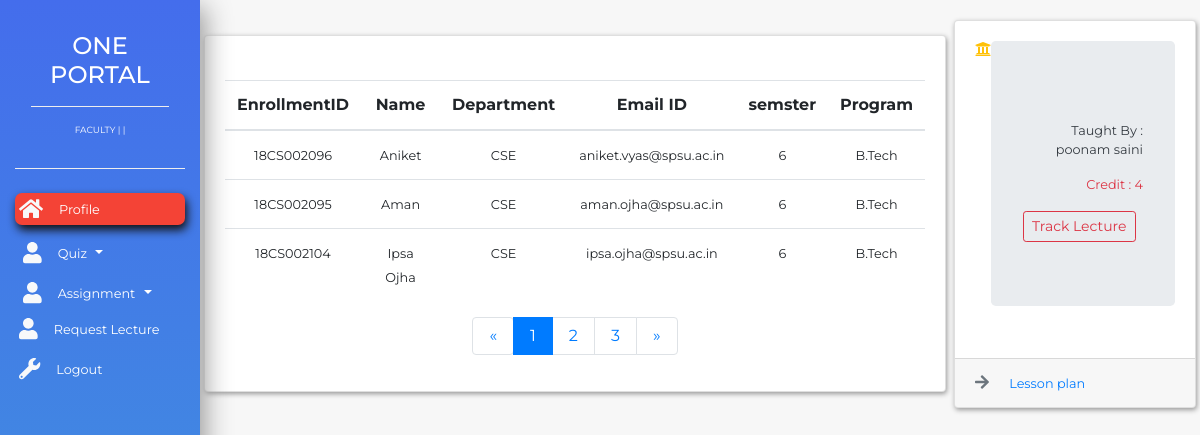
Screenshot of /academic/ASSTPROF/lecture/1/view with the database file from the repository.
### academics/models.py (models this page shows, shortened)
class lectureEnrollment(models.Model):
    id = models.AutoField(primary_key=True)
    lecture = models.ForeignKey('subjects',on_delete=models.CASCADE)
    student = models.ForeignKey('stud_details',on_delete=models.CASCADE)
    def __str__(self):
        return self.student.FullName + " of "+ str(self.student.currentSemester) + " sem Enrolled in " + self.lecture.subjectName

class stud_details(models.Model):#Student Information
    id = models.AutoField(primary_key=True)
    EnrollmentNumber = models.CharField(max_length=10)
    FullName = models.CharField(max_length=100)
    Department = models.ForeignKey('Department',on_delete=models.CASCADE)
    program = models.ForeignKey('program',on_delete=models.CASCADE)
    BatchYear = models.CharField(max_length=10)
    UniversityEmailID = models.CharField(max_length=100)
    PersonalEmailID = models.CharField(max_length=100)
    Phone = models.BigIntegerField()
    currentSemester = models.IntegerField(blank=True)
    StreetAddress = models.CharField(max_length=100)
    District = models.CharField(max_length=10)
    State = models.CharField(max_length=20)
    PinCode = models.IntegerField()
    LastQualification = models.CharField(max_length=100)
    def __str__(self):
        return self.EnrollmentNumber

class Department(models.Model):
    id = models.AutoField(primary_key=True)
    DepartmentID = models.CharField(max_length=10)
    DepartmentName = models.CharField(max_length=100)
    HeadOfDepartment = models.ForeignKey('employee',on_delete=models.CASCADE)
    SpecializedCourse = models.BooleanField()
    StartDate = models.DateField()
    School = models.ForeignKey('school',on_delete=models.CASCADE)
    Status = models.BooleanField()
    def __str__(self):
        return self.DepartmentID

class program(models.Model):
    id = models.AutoField(primary_key=True)
    name = models.CharField(max_length=100)
    school = models.ForeignKey('school',on_delete=models.CASCADE)
    totalSemester = models.IntegerField(blank=True)
    status = models.BooleanField()
    createdOn = models.DateTimeField(auto_now_add=True)

class subjects(models.Model):
    id = models.AutoField(primary_key=True)
    subjectCode = models.CharField(max_length=10)
    subjectName = models.CharField(max_length=50)
    LessonPlan = models.FileField(upload_to='media')
    Semester = models.IntegerField()
    TaughtBy = models.ForeignKey('faculty' , on_delete=models.CASCADE,blank=True)
    Credit = models.CharField(max_length=10)
    Department = models.ForeignKey('Department', on_delete=models.CASCADE)
    def __str__(self):
        return self.subjectCode + " "+ self.subjectName

class faculty(models.Model):
    id = models.AutoField(primary_key=True)
    FacultyID = models.ForeignKey('employee',on_delete=models.CASCADE)
    Department = models.ForeignKey('Department',on_delete=models.CASCADE)
    def __str__(self):
        return self.FacultyID.Name

class employee(models.Model):
    id = models.AutoField(primary_key=True)
    employeeID = models.CharField(max_length=10)
    personalEmail = models.EmailField()
    universityEmail = models.EmailField(blank=True)
    Name = models.CharField(max_length=20)
    Dob = models.DateField()
    Doj = models.DateField()

### academics/views.py (the view)
# urls.py: path('ASSTPROF/lecture/<str:lecture>/view',views.assLectureView),
def assLectureView(request,lecture):
    lectur = lectureEnrollment.objects.filter(lecture=subjects.objects.get(pk=lecture))
    lects = subjects.objects.filter(pk=lecture)
    context = {
        'outs':lectur,
        'ongoing':lects,
        'assLectureView':True
    }
    if lecture is None:
        context['emptyEnrollment']= True
    print(lects,lectur)
    return render(request,'faculty/lecture.html',context)

### templates/faculty/lecture.html (shortened to what this page needs)
{% load static %}
<!doctype html>
<html lang="en">
<head>
    <link rel="stylesheet" href="https://stackpath.bootstrapcdn.com/bootstrap/4.1.1/css/bootstrap.min.css">
    <link rel="stylesheet" href="{% static 'css/style_dash.css' %}">
</head>
<body>
    <nav class="navbar navbar-expand-lg navbar-light">
        <div class="collapse navbar-collapse" id="navbarSupportedContent">
            <div class="container-fluid">
                <div class="row">
                    <div class="col-xl-2 col-lg-3 col-md-4 sidebar fixed-top">
                        <div class="bottom-border p-3 mt-3">
                            <div class="one-portal bottom-border">
                                <h4 class="text-white text-uppercase text-center mb-3">One Portal</h4>
                            </div>
                            <div class="info my-3 text-center">
                                <p class="text-center text-white custom-small">FACULTY | {{data.FacultyID.EmployeeID}} | {{data.Department}} </p>
                            </div>
                        </div>
                        <ul class="navbar-nav flex-column mt-4">
                            <li class="nav-item"><a href="/" class="nav-link text-white p-1 mb-2 current"><i class="fas fa-home text-light fa-lg mr-3"></i><small>Profile</small></a></li>
                            <li class="nav-item dropdown">
                                <a class="nav-link dropdown-toggle text-white" href="#" id="navbarDropdown" role="button" data-toggle="dropdown" aria-haspopup="true" aria-expanded="false">
                                    <i class="fas fa-user text-light fa-lg mr-3"></i><small>Quiz</small>
                                </a>
                            </li>
                            <li class="nav-item dropdown">
                                <a class="nav-link dropdown-toggle text-white" href="#" id="navbarDropdownAssignment" role="button" data-toggle="dropdown" aria-haspopup="true" aria-expanded="false">
                                    <i class="fas fa-user text-light fa-lg mr-3"></i><small>Assignment</small>
                                </a>
                            </li>
                            <li class="nav-item"><a href="lectureRequest" class="nav-link text-white p-1 mb-2 sidebar-link"><i class="fas fa-user text-light fa-lg mr-3"></i><small>Request Lecture</small></a></li>
                            <li class="nav-item"><a href="/accounts/logout" class="nav-link text-white p-1 mb-2 sidebar-link"><i class="fas fa-wrench text-light fa-lg mr-3"></i><small>Logout</small><a></li>
              </ul>
            </div>
          </div>
        </div>
      </div>
    </nav>
         {% if assLectureView %}
        <section>
            <div class="container-fluid">
                <div class="row mb-5">
                    <div class="col-xl-10 col-lg-9 col-md-10 ml-auto">
                        <div class="row align-items-center">
                            {% if outs %}
                            <div class="col-xl-9 col-sm-12 col-md-10 p-1">
                                <div class="card card-common">
                                    <div class="card-body">
                                        <br>
                                        <table class="table table-stripped table-responsive  text-center">
                                            <thead>
                                                <tr class="">
                                                    <th scope="col">EnrollmentID</th>
                                                    <th scope="col">Name</th>
                                                    <th scope="col">Department</th>
                                                    <th scope="col">Email ID</th>
                                                    <th scope="col">semster</th>
                                                    <th scope="col">Program </th>
                                                </tr>
                                            </thead>
                                            <tbody>
                                                {% for out in outs %}
                                                <tr scope="row">
                                                    <td><small>{{ out.student}}</small></td>
                                                    <td><small>{{ out.student.FullName}}</small></td>
                                                    <td><small>{{ out.student.Department }}</small></td>
                                                    <td><small>{{ out.student.UniversityEmailID }}</small></td>
                                                    <td><small>{{ out.student.currentSemester }}</small></td>
                                                    <td><small>{{out.student.program.name}}</small></td>
                                                </tr>
                                                {% endfor %}
                                            </tbody>
                                        </table>
                                        <nav>
                                            <ul class="pagination justify-content-center">
                                                <li class="page-item">
                                                    <a href="#" class="page-link py-2 px-3">
                                                        <span>&laquo;</span>
                                                    </a>
                                                </li>
                                                <li class="page-item active">
                                                    <a href="#" class="page-link py-2 px-3">
                              1
                            </a>
                                                </li>
                                                <li class="page-item">
                                                    <a href="#" class="page-link py-2 px-3">
                              2
                            </a>
                                                </li>
                                                <li class="page-item">
                                                    <a href="#" class="page-link py-2 px-3">
                              3
                            </a>
                                                </li>
                                                <li class="page-item">
                                                    <a href="#" class="page-link py-2 px-3">
                                                        <span>&raquo;</span>
                                                    </a>
                                                </li>
                                            </ul>
                                        </nav>
                                    </div>
                                </div>
                            </div>
                            {% for notice in ongoing %}
                            <div class="col-xl-3 col-sm-6 p-1 ">
                                <div class="card card-common">
                                    <div class="card-body">
                                        <div class="d-flex justify-content-between">
                                            <i class="fas fa-university fa-1x text-warning"></i>
                                            <div class="jumbotron ">
                                                <p class="text-dark text-right small">
                                                    Taught By : {{notice.TaughtBy}}
                                                </p>
                                                <p class="text-danger text-right small">Credit : {{notice.Credit}}</p>
                                                <span class='text-left'><a style="text-decoration: none;" href="Track"><button class="btn btn-sm btn-outline-danger">Track Lecture</button></a></span>
                                            </div>
                                        </div>
                                    </div>
                                    <div class="card-footer text-secondary">
                                        <i class="fas fa-arrow-right mr-3"></i>
                                        <small><a href="/{{notice.LessonPlan}}">Lesson plan</a></small>
                                    </div>
                                </div>
                            </div>
                            {% endfor %} {% endif %}
                        </div>
                    </div>
                </div>
            </div>
        </section>
        {% endif %}
</body>
</html>

### static/css/style_dash.css (style rules this page uses)
body { font-family: 'Montserrat', sans-serif; background-color: rgb(247, 247, 247); }
.sidebar { height: 100vh; background: linear-gradient(180deg, #446DEC, #3F99DB); background-position: center; background-repeat: no-repeat; background-size: cover; box-shadow: 5px 7px 25px #999; }
.bottom-border { border-bottom: 1px groove #eee; }
.sidebar-link { transition: all .4s; }
.current { background-color: #f44336; border-radius: 7px; box-shadow: 2px 5px 10px #111; transition: all .3s; }
.card-common { box-shadow: 1px 2px 5px #999; transition: all .4s; }
.custom-small { font-size: xx-small; }

### rows the page displays
lectureEnrollment: student "18CS002096", student.FullName "Aniket", student.Department "CSE", student.UniversityEmailID "aniket.vyas@spsu.ac.in", student.currentSemester "6", student.program.name "B.Tech"
lectureEnrollment: student "18CS002095", student.FullName "Aman", student.Department "CSE", student.UniversityEmailID "aman.ojha@spsu.ac.in", student.currentSemester "6", student.program.name "B.Tech"
lectureEnrollment: student "18CS002104", student.FullName "Ipsa Ojha", student.Department "CSE", student.UniversityEmailID "ipsa.ojha@spsu.ac.in", student.currentSemester "6", student.program.name "B.Tech"
subjects: TaughtBy "poonam saini", Credit "4"
